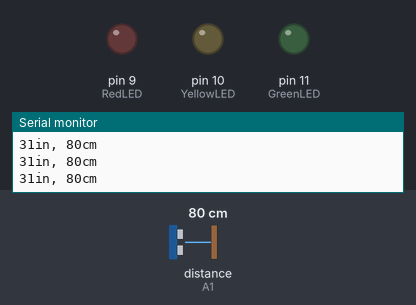
The sketch below on a simulated Arduino Uno, built with avr-gcc and run on an emulated ATmega328P. On the bench: output pins drawn as LEDs (lit = HIGH), the last lines printed to the serial monitor. Wiring (inferred from the names in the program): ultrasonic range finder: trigger A0; echo A1. Inputs (shaded band) come from the test bench; at power-on: distance to the obstacle (sensor on A1) 80 cm. The echo pulse lasts 58.3 µs per cm; pins used as bus, display or sensor lines are not drawn.

Above: at 1.2 s.
1.3 s: distance to the obstacle (sensor on A1) set to 60 cm
4.3 s: distance to the obstacle (sensor on A1) set to 52 cm
At 5.3 s:
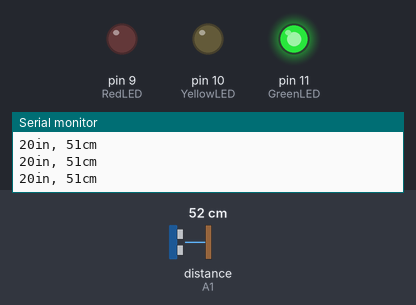
6.0 s: distance to the obstacle (sensor on A1) set to 46 cm
7.5 s: distance to the obstacle (sensor on A1) set to 37 cm
At 8.1 s:
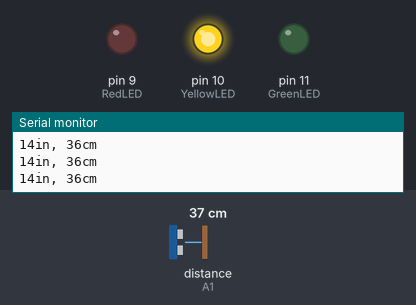
9.1 s: distance to the obstacle (sensor on A1) set to 26 cm
10.6 s: distance to the obstacle (sensor on A1) set to 20 cm
At 11.1 s:
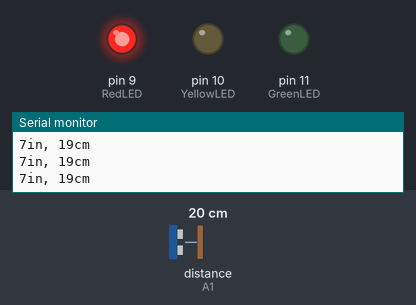
Timing chart, 0 to 13.2 s (numbered marks = the images above; inputs shaded):
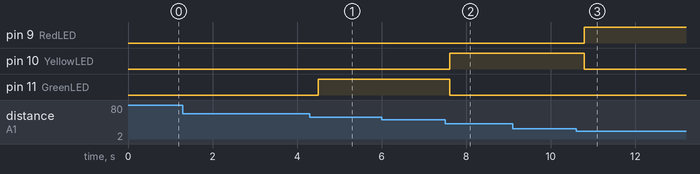

Measured:
- the behaviour switches between 57 and 56 cm on distance to the obstacle (sensor on A1) (found by bisection; images 0 and 1)
- the behaviour switches between 41 and 40 cm on distance to the obstacle (sensor on A1) (found by bisection; images 1 and 2)
- the behaviour switches between 24 and 23 cm on distance to the obstacle (sensor on A1) (found by bisection; images 2 and 3)
- after the input at 4.3 s, pin 11 (GreenLED): LOW → HIGH after 0.20 s
- after the input at 7.5 s, pin 10 (YellowLED): LOW → HIGH after 0.11 s; pin 11 (GreenLED): HIGH → LOW after 0.11 s
- after the input at 10.6 s, pin 9 (RedLED): LOW → HIGH after 0.20 s; pin 10 (YellowLED): HIGH → LOW after 0.20 s

The sketch:

Ultrasonic_sensor.ino
```cpp
const int pingTrig = A0;
const int pingEcho = A1;
int RedLED= 9;
int YellowLED=10;
int GreenLED=11;
int distance;
int ledDistance;
int brightness_values;

void Led_Control_Distance(int ditance);
void setup() {
  // initialize serial communication
  Serial.begin(9600);
  // initialize sensor pins
  pinMode(pingTrig, OUTPUT); // change A0 pin mode to digital output
  pinMode(pingEcho,  INPUT); // change A1 pin mode to digital input
  pinMode(RedLED,OUTPUT);
  pinMode(YellowLED,OUTPUT);
  pinMode(GreenLED,OUTPUT);
}

void loop()
{
  // establish variables for duration of the ping,
  // and the distance result in inches and centimeters:
  long duration, inches, cm;

  // The HC-SR04 is triggered by a HIGH pulse of 2 or more microseconds.
  // Give a short LOW pulse beforehand to ensure a clean HIGH pulse
  digitalWrite(pingTrig,  LOW);
  delayMicroseconds( 5);
  digitalWrite(pingTrig, HIGH);
  delayMicroseconds(10);
  digitalWrite(pingTrig,  LOW);

  // The Echo pin is used to read the signal from HC-SR04; a HIGH
  // pulse whose duration is the time (in microseconds) from the sending
  // of the ping to the reception of its echo off of an object.
  duration = pulseIn(pingEcho, HIGH);
  // convert the time into a distance
  inches = microsecondsToInches(duration);
  cm = microsecondsToCentimeters(duration);

  Serial.print(inches);
  Serial.print("in, ");
  Serial.print(cm);
  Serial.print("cm");
  Serial.println();
  delay(100);
  distance=constrain(inches,2,22);
  Led_Control_Distance(distance);
}
long microsecondsToInches(long microseconds)
{
  // According to the Ping sensor datasheet, there are
  // 73.746 microseconds per inch (i.e. sound travels at 1130 feet per
  // second).  This gives the distance travelled by the ping, outbound
  // and return, so we divide by 2 to get the distance of the obstacle.

  return microseconds / 74 / 2;
}

long microsecondsToCentimeters(long microseconds)
{
  // The speed of sound is 340 m/s or 29 microseconds per centimeter.
  // The ping travels out and back, so to find the distance of the
  // object we take half of the distance travelled.

  return microseconds / 29 / 2;
}
void Led_Control_Distance(int distance){
  if(distance>=2 && distance <=8){
    digitalWrite(RedLED, HIGH);
    digitalWrite(YellowLED, LOW);
    digitalWrite(GreenLED,LOW);
  }
  else if(distance>=9 && distance <=15){
    digitalWrite(YellowLED,HIGH);
    digitalWrite(RedLED,LOW);
    digitalWrite(GreenLED,LOW);
  }
  else if(distance >=16 && distance<22){
    digitalWrite(GreenLED, HIGH);
    digitalWrite(RedLED, LOW);
    digitalWrite(YellowLED, LOW);
  }
  else if (distance>=22){
    digitalWrite(RedLED,LOW);
    digitalWrite(YellowLED,LOW);
    digitalWrite(GreenLED,LOW);

  }
}
```
